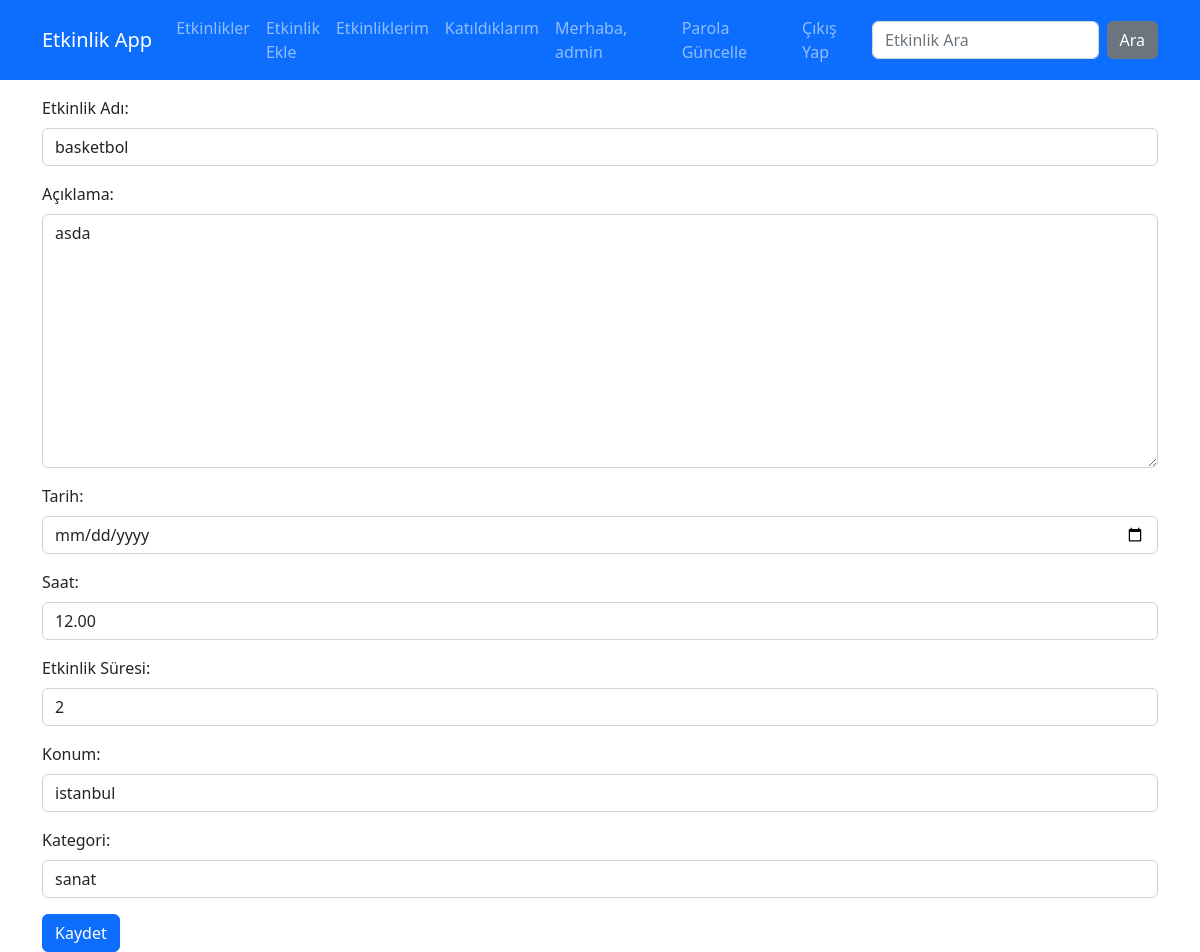
Page /events/event-edit/2 (signed in) on the committed database.
### account/models.py (models this page shows, shortened)
class CustomUser(AbstractUser):
    location = models.TextField(blank=True, null=True)
    interests = models.TextField(blank=True, null=True)
    date_of_birth = models.DateField(blank=True, null=True)
    GENDER_CHOICES = [
        ("E", "Erkek"),
        ("K", "Kadın")
    ]
    gender = models.CharField(
        max_length=1,
        choices=GENDER_CHOICES,
        blank=True,
        null=True
    )
    phone_number = models.CharField(max_length=20, null=True)
    image = models.ImageField(upload_to="images",default="images/user.jpg")#make migration

### events/models.py (models this page shows, shortened)
class Event(models.Model):
    name = models.CharField(max_length=40)
    desc = models.TextField()
    date = models.DateField()
    time = models.CharField(max_length=10)
    eventDuration = models.CharField(max_length=10)
    location = models.CharField(max_length=40)
    slug = models.SlugField(default="", null=False, unique=True, db_index=True)
    isActive = models.BooleanField(default=False)
    category = models.CharField(max_length=40)

### events/views.py (the view)
# urls.py: path("event-edit/<int:id>", views.event_edit, name="event_edit"),
def event_edit(request,id):
    event = get_object_or_404(Event, pk=id)
    if request.method == "POST":
        form = EventEditForm(request.POST, instance=event)
        form.save()
        return redirect("event_list")
    else:
        form = EventEditForm(instance=event)
    return render(request,"events/edit-event.html",{"form":form})

### events/forms.py
class EventEditForm(forms.ModelForm):
    class Meta:
        model = Event
        exclude = ("slug","isActive")
        labels = {
            "name":"Etkinlik Adı:",
            "desc":"Açıklama:",
            "date":"Tarih:",
            "time":"Saat:",
            "eventDuration":"Etkinlik Süresi:",
            "location":"Konum:",
            "category":"Kategori:",
        }
        widgets = {
            "name":forms.TextInput(attrs={"class":"form-control"}),
            "date":forms.DateInput(attrs={"class": "form-control", "type": "date"}),
            "desc":forms.Textarea(attrs={"class":"form-control"}),
            "time":forms.TextInput(attrs={"class":"form-control"}),
            "eventDuration":forms.TextInput(attrs={"class":"form-control"}),
            "location":forms.TextInput(attrs={"class":"form-control"}),
            "category":forms.TextInput(attrs={"class":"form-control"}),
        }

### events/templates/events/edit-event.html (shortened to what this page needs)
{% extends "layout.html" %}
{% load static %}
{% block content %}
    <div class="container mt-3">
        <div class="row">
            <div class="col-12">
                <form method="post">
                    {% include "partials/_form.html" %}
                    <button class="btn btn-primary" type="submit">Kaydet</button>
                </form>
            </div>
        </div>
    </div>
{% endblock content %}

### templates/partials/_nav.html (shortened to what this page needs)
<nav class="navbar navbar-expand-lg bg-primary navbar-dark">
        <div class="container">
            <a href="{% url "index" %}" class="navbar-brand">Etkinlik App</a>
            <ul class="navbar-nav me-auto">
                <li class="nav-item">
                        <a href="{% url "index" %}" class="nav-link">Etkinlikler</a>
                    </li>
                    <li class="nav-item">
                        <a href="{% url "create_event" %}" class="nav-link">Etkinlik Ekle</a>
                    </li>
                    <li class="nav-item">
                        <a href="{% url "event_list" %}" class="nav-link">Etkinliklerim</a>
                    </li>
                    <li class="nav-item">
                        <a href="{% url "participant_list" %}" class="nav-link">Katıldıklarım</a>
                    </li>
            </ul>
            <ul class="navbar-nav me-1">
                {% if user.is_authenticated %}
                <li class="nav-item">
                    <a href="{% url "show_profile" %}" class="nav-link">Merhaba, {{user.username}}</a>
                </li>
                <li class="nav-item">
                    <a href="{% url "change_password" %}" class="nav-link">Parola Güncelle</a>
                </li>
                <li class="nav-item">
                    <a href="{% url "logout" %}" class="nav-link">Çıkış Yap</a>
                </li>
                {% endif %}
            </ul>
            <form class="d-flex" action="{% url "search" %}" method="get">
                <input class="form-control me-2" type="text" name="q" placeholder="Etkinlik Ara">
                <button class="btn btn-secondary" type="submit">Ara</button>
            </form>
        </div>
    </nav>

### templates/partials/_form.html (shortened to what this page needs)
{% for field in form %}
    <div class="mb-3 {% if field.errors %}invalid{% endif %}">
        <label for="{{field.id_for_label}}" class="form-label">{{field.label}}</label>
        {{field}}
    </div>
{% endfor %}

### rows in the picture
CustomUser: username "admin"
Event: form "basketbol" "asda" "12.00" "2" "istanbul" "sanat"

### other values in the picture
{{ field.label }} "Etkinlik Adı:" "Açıklama:" "Tarih:" "Saat:" "Etkinlik Süresi:" "Konum:" "Kategori:"
